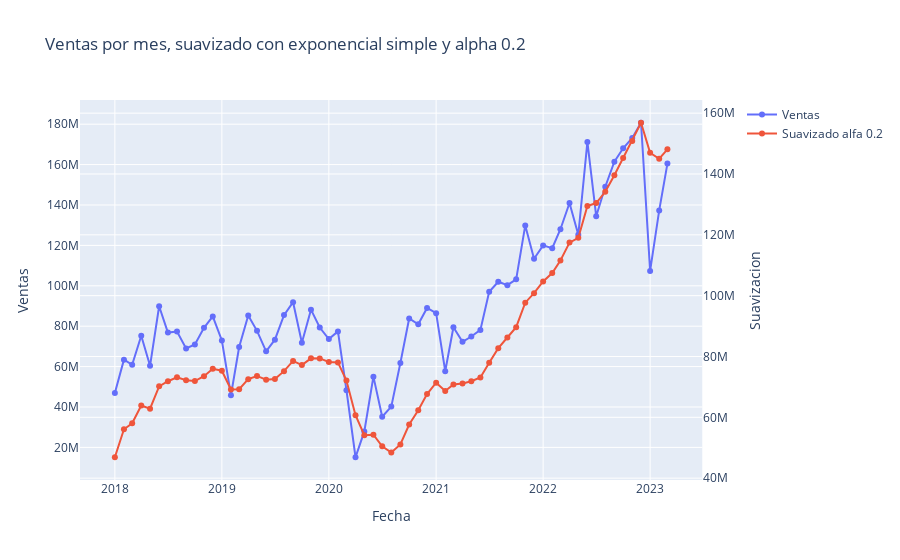

The notebook cell saved with this chart:
### Code cell
# El tipo de suavizacion puede ser:
    #Exponencial simple
    #Logaritmica
    #Raiz cuadrada
ventas_cluster = suavizacion(ventas_cluster, alpha= 0.2, tipo_suavizacion= "exponencial simple")
# ventas_cluster = suavizacion(ventas_cluster, alpha= 0.2, tipo_suavizacion= "logaritmica")
# ventas_cluster = suavizacion(ventas_cluster, alpha= 0.2, tipo_suavizacion= "raiz cuadrada")
